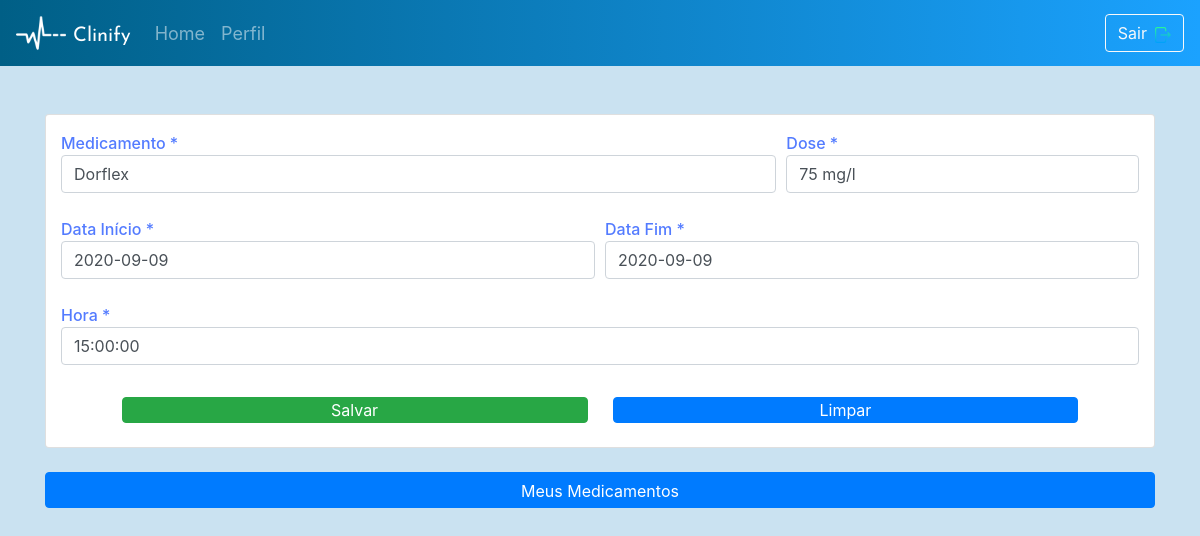
The page /Templates/medication/update/66/dorflex/ (signed in) on the database its author committed.
### server_app/models.py (models this page shows, shortened)
class UserMedication(models.Model):
    user                 = models.ForeignKey(User, on_delete=models.CASCADE)
    medication_name_med  = models.CharField(max_length=200)
    dosis_name_med       = models.CharField(max_length=30)
    init_date_med        = models.DateField()
    end_date_med         = models.DateField()
    time_med             = models.TimeField()
    slug                 = models.SlugField(default='slug')
    objects = models.Manager()

### server_app/views.py (the view, shortened to what this page needs)
# urls.py: url(r'^medication/update/(?P<pk>[0-9]+)/(?P<slug>[-\w\d]+)/$', MedicationUpdateView.as_view(), name='medication'),
@method_decorator(login_required(login_url="intro"), name='dispatch')
class MedicationUpdateView(UpdateView):  ### UPDATE
    template_name = "medication.html"
    model = UserMedication
    form_class = MedicationForm

### server_app/forms.py
class MedicationForm(ModelForm):
    class Meta:
        model = UserMedication
        fields = ['medication_name_med', 'dosis_name_med', 'init_date_med', 'end_date_med', 'time_med']
    def __init__(self, *args, **kwargs):
        super(MedicationForm, self).__init__(*args, **kwargs)
        self.fields['medication_name_med'].widget.attrs.update({'placeholder': 'Paracetamol', 'class': 'form-control', 'required': ''})
        self.fields['dosis_name_med'].widget.attrs.update({'placeholder': '30 mg/l', 'class': 'form-control', 'required': ''})
        self.fields['init_date_med'].widget.attrs.update({'placeholder': 'YYYY-MM-DD', 'class': 'form-control', 'id': 'datepicker', 'required': ''})
        self.fields['end_date_med'].widget.attrs.update({'placeholder': 'YYYY-MM-DD', 'class': 'form-control', 'id': 'datepicker1', 'required': ''})
        self.fields['time_med'].widget.attrs.update({'placeholder': 'HH:MM:SS', 'class': 'form-control', 'required': ''})

### Templates/medication.html (shortened to what this page needs)
<!DOCTYPE html>
{% extends 'base.html' %}
    {% block content %}
        {% load static %}
        <link rel="stylesheet" href="https://cdnjs.cloudflare.com/ajax/libs/datepicker/0.6.5/datepicker.min.css" />
    </head>
    <body class="medication-screen">
        <nav class="navbar navbar-expand-md navbar-dark">
            <img class="nav-icon" src="{% static 'images\heartbeat-logo-144.png' %}">
            <a class="navbar-brand" href="https://fonts.googleapis.com/css?family=Josefin+Sans:600&display=swap" rel="stylesheet">Clinify</a>
            <div class="collapse navbar-collapse" id="navbarSupportedContent">
                <ul class="navbar-nav mr-auto">
                    <a class="nav-link" href="{% url 'home' %}">Home</a>
                    <a class="nav-link" href="{% url 'temp:profile' %}">Perfil</a>
                </ul>
                <form class="form-inline" method="POST">
                    <a href="#" data-toggle="modal" data-target="#myModal"><button class="btn btn-outline-light btn-auto">Sair<img class="pl-2" src="{% static 'images/logout.png' %}"></button></a>
                </form>
            </div>
        </nav>
        <section class="container mt-5">
            <div class="card" id="card-opacity">
                <div class="container">
                    <form enctype="multipart/form-data" method="POST">
                        <div class="form-row mt-3 mb-3">
                            <div class="col-8">
                                <label class="lbl2">Medicamento *</label>
                                {{form.medication_name_med}}
                            </div>
                            <div class="col-4">
                                <label class="lbl2">Dose *</label>
                                {{ form.dosis_name_med }}
                            </div>
                        </div>
                        <div class="form-row mt-4 mb-3">
                            <div class="col-6">
                                <label class="lbl2">Data Início *</label>
                                {{ form.init_date_med }}
                            </div>
                            <div class="col-6">
                                <label class="lbl2">Data Fim *</label>
                                {{ form.end_date_med }}
                            </div>
                        </div>
                        <div class="form-row mt-4 mb-3">
                            <div class="col-12">
                                <label class="lbl2">Hora *</label>
                                {{ form.time_med }}
                            </div>
                        </div>
                    </div>
                    <div class="form-row justify-content-center mt-3 mb-4">
                        <button class="btn btn-success col-5 pt-0 pb-0" style="color: white;">Salvar</button>
                        <span style="width: 25px"></span>
                        <input type="reset" value="Limpar" class="btn btn-primary col-5 pt-0 pb-0">
                    </div>
            </div>
            <a href="{% url 'temp:medication_list' %}" type="submit" class="btn btn-primary col-12 mt-4 pb-1">Meus Medicamentos</a>
        </section>
    {% endblock %}

### static/css/screens.css (style rules this page uses)
.intro-screen, .signup-screen, .forgpassword-screen, .navbar { background: linear-gradient(90deg, rgba(0,95,134,100) 0%, rgba(27,162,255,100)100%); }
.navbar-brand { padding-left: 7px; margin-top: 6px; font-size: x-large; color: white; font-family: 'Josefin Sans', sans-serif; }
.nav-icon { height: 50px; width: 50px; }
.msg-text, .profile-screen, .edit-profile, .medication-screen, .diet-screen, .appointment-screen, .exercise-screen, .home-screen, .stresslevel-screen { background-color: rgb(202, 226, 241); }
.nav-link { color: white; font-size: 18px; }
.lbl1, .lbl2, .exerc { margin-bottom: -8px; font-weight: 500; }
.th, .lbl2 { font-size: medium; }
.aster, .lbl2, .lbl3, .badge-exerc { color: rgb(83, 123, 255) }

### rows shown on the page
UserMedication: medication_name_med "Dorflex", dosis_name_med "75 mg/l", init_date_med "2020-09-09", end_date_med "2020-09-09", time_med "15:00:00"
